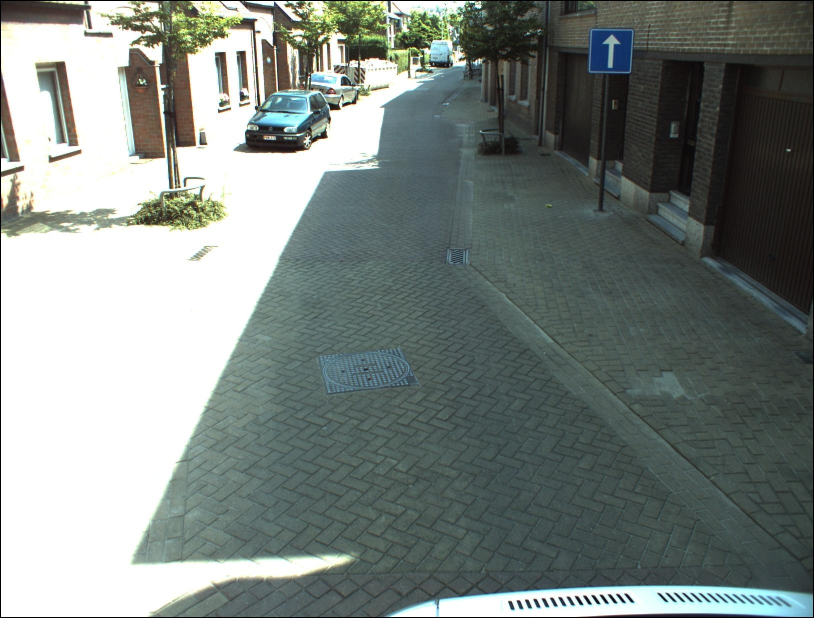
#> input picture datasets/split/train/00.001460.jpg, 1628 x 1236 px (shown at 1/2 size); its folder holds only this picture in this run
$ python -i detectText.py   (imports and definitions only)   (older library calls are emulated)
#> lines starting #> are read from the running program, lines starting #| are printed output that depends on the picture; after the words box and inside, x2 and y2 are one past the last pixel; in counts of white or black regions, pixels touching at a corner belong together
import numpy as np
from matplotlib import pyplot as plt
import cv2
from resizeImage import image_resize
from utils import list_ds, create_dir, save_pkl, get_window_gt
from joinSquare import compare_squares
from textValidation import validation_window
import operator

# [77 lines left out: functions plot_images, apply_morphology, delete_borders, high_pass, not called in this run]


def find_contours(imgray):
    ret, thresh = cv2.threshold(imgray, 0, 255, cv2.THRESH_OTSU)
    heir, contours, _ = cv2.findContours(thresh, cv2.RETR_EXTERNAL, cv2.CHAIN_APPROX_SIMPLE)
    return contours

def contour_detection(image_processed):

    blur = cv2.blur(image_processed, (5, 5), 0)
    contours = find_contours(blur)
    if contours:
        for cnt in contours:
            x,y,w,h = cv2.boundingRect(cnt)
            cv2.drawContours(image_processed, [cnt], -1, (255,255,255), thickness=cv2.FILLED)

    # Fem un filled dels contorns i ho passema  binary xk sigui una mascara
    ret, thresh = cv2.threshold(image_processed, 254,255,cv2.THRESH_BINARY)

    return thresh

# [31 lines left out: functions final_detection, draw_square, not called in this run]

def validate_results(pathGT, pathResults):
    validation_window(pathGT, pathResults)


# [137 lines left out: functions candidate_decision, detect_text_bbox, not called in this run]


>>> import cv2
>>> picture = cv2.imread('../datasets/split/train/00.001460.jpg', cv2.IMREAD_GRAYSCALE)
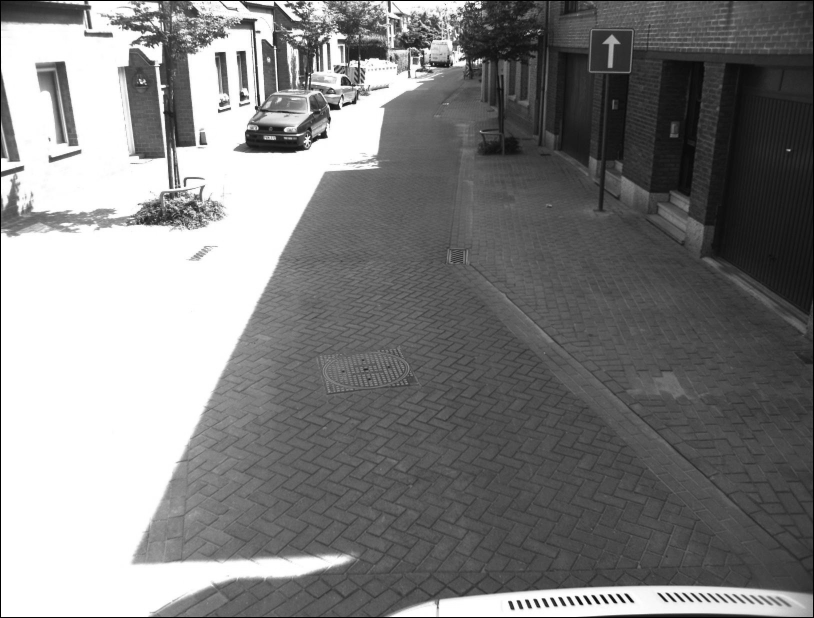
#> picture: shape (1236, 1628) (shown at 1/2 size); min 0, max 255, mean 129.1
>>> result = contour_detection(picture)
#> in find_contours, `ret, thresh = cv2.threshold(imgray, 0, 255, cv2.THRESH_OTSU)`:
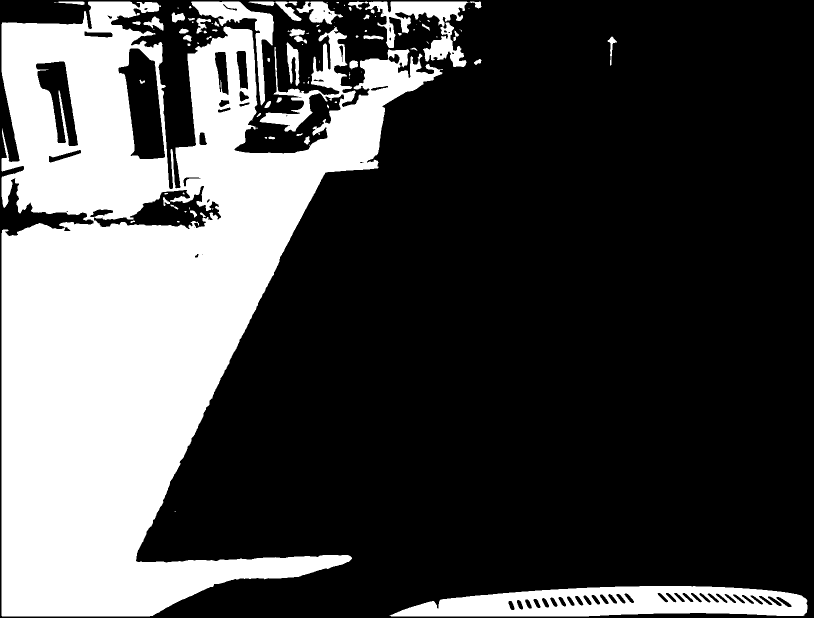
#> thresh: shape (1236, 1628) (shown at 1/2 size); 29.6% white; 99 white regions (49 under 20 px)
#> in find_contours, `ret, thresh = cv2.threshold(imgray, 0, 255, cv2.THRESH_OTSU)`: ret = 163
#> in find_contours, `heir, contours, _ = cv2.findContours(thresh, cv2.RETR_EXTERNAL, cv2.CH..`: contours = 87 contours, 49 with area under 20; largest, box (x1, y1, x2, y2) and area: (3, 3, 886, 1233) 563940, (779, 1172, 1615, 1233) 38180, (730, 3, 937, 134) 9008, (382, 3, 548, 211) 6592, (593, 3, 686, 49) 1972
#> the loop in contour_detection, `for cnt in contours:` made 87 passes
#> (x, y, w, h) on passes 1, 4, 5, 6, 7, 9, 10, 11, 13, 14, 15, 17: (779, 1172, 836, 61), (529, 274, 5, 4), (537, 273, 13, 6), (608, 272, 12, 17), (592, 267, 14, 5), (640, 247, 1, 1), (504, 241, 1, 1), (513, 226, 9, 8), (669, 203, 5, 3), (529, 202, 13, 14), (553, 195, 11, 10), (615, 162, 3, 6)
#> (cnt, x, y, w, h) on passes 2, 3, 8, 12, 16, 18: ([[349, 1023], [351, 1023]], 349, 1023, 3, 1), ([[618, 289], [618, 291]], 618, 289, 1, 3), ([[513, 255], [513, 257], [514, 257], [514, 255]], 513, 255, 2, 3), ([[654, 209], [654, 213], [657, 216], [657, 212]], 654, 209, 4, 8), ([[607, 164], [607, 166], [608, 166], [608, 164]], 607, 164, 2, 3), ([[699, 155], [698, 156], [699, 157]], 698, 155, 2, 3)
#> after the loop in contour_detection, `for cnt in contours:`:
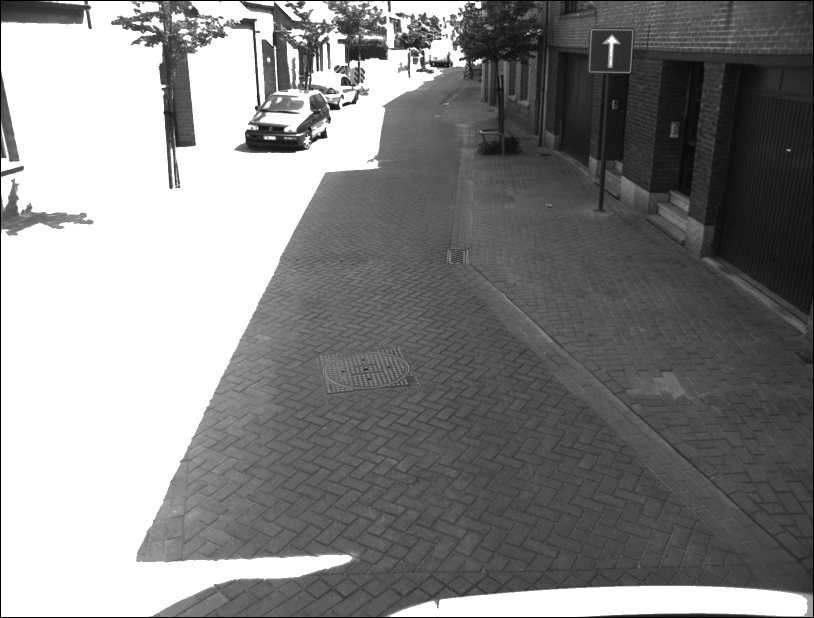
#> image_processed: shape (1236, 1628) (shown at 1/2 size); 10.36% of pixels changed, all inside (x1, y1, x2, y2) = (3, 3, 1615, 1233)
#> in contour_detection, `ret, thresh = cv2.threshold(image_processed, 254,255,cv2.THRESH_BINARY)`:
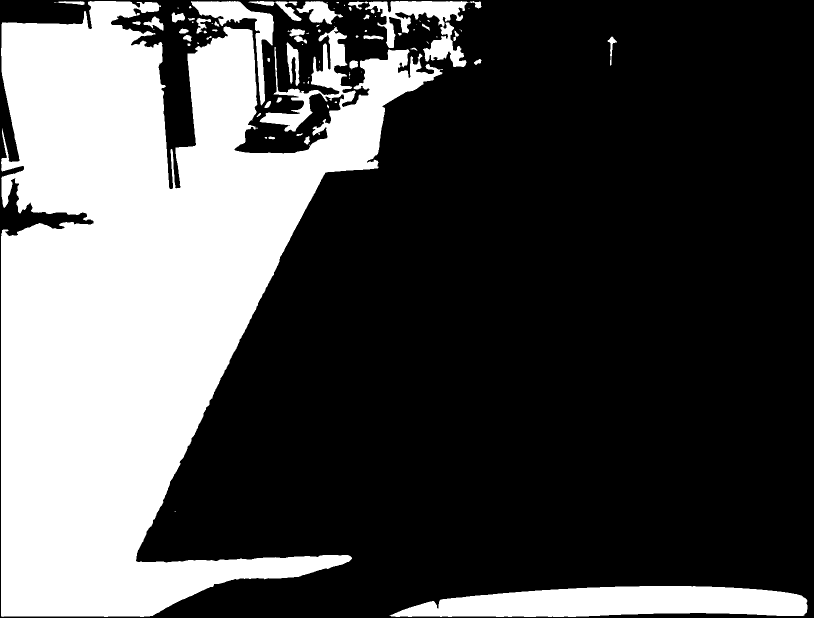
#> thresh: shape (1236, 1628) (shown at 1/2 size); 31.5% white; 89 white regions (45 under 20 px), largest, box (x1, y1, x2, y2) and area: (2, 2, 886, 1234) 569273, (779, 1172, 1615, 1234) 39161, (730, 2, 937, 134) 9745

$ run again, on datasets/split/train/00.001461.jpg
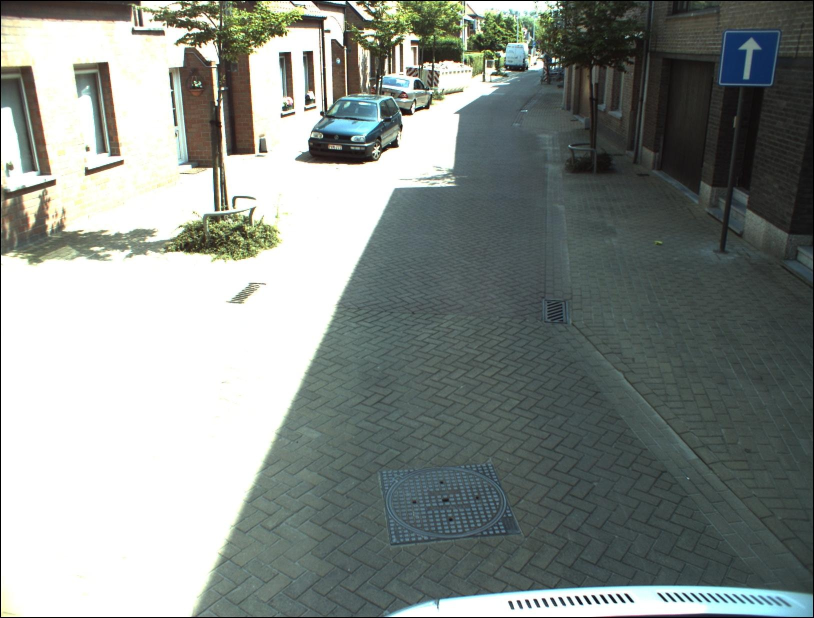
#> input picture datasets/split/train/00.001461.jpg, 1628 x 1236 px (shown at 1/2 size)
#> in find_contours, `ret, thresh = cv2.threshold(imgray, 0, 255, cv2.THRESH_OTSU)`:
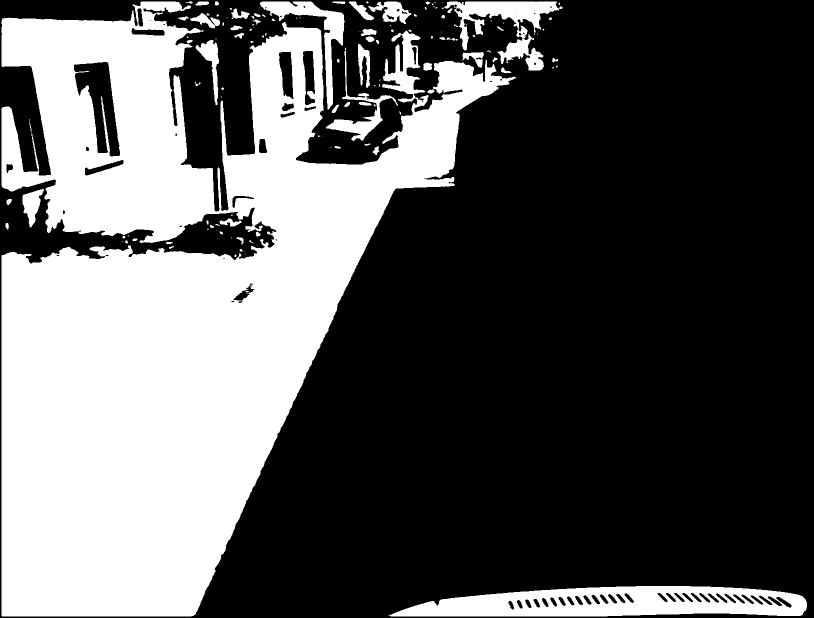
#> thresh: shape (1236, 1628) (shown at 1/2 size); 35.8% white; 142 white regions (75 under 20 px)
#> ret = 163
#> in find_contours, `heir, contours, _ = cv2.findContours(thresh, cv2.RETR_EXTERNAL, cv2.CH..`: contours = 140 contours, 88 with area under 20; largest, box (x1, y1, x2, y2) and area: (3, 3, 1032, 1233) 660233, (777, 1172, 1614, 1233) 38576, (888, 3, 1125, 141) 10288, (519, 3, 689, 219) 6492, (652, 101, 796, 282) 3386
#> the loop in contour_detection, `for cnt in contours:` made 140 passes
#> (x, y, w, h) on passes 1, 2, 4, 5, 6, 7, 8, 10: (777, 1172, 837, 61), (469, 509, 4, 5), (489, 502, 1, 1), (479, 498, 6, 5), (338, 492, 10, 6), (514, 490, 1, 1), (331, 484, 14, 4), (250, 481, 6, 6)
#> in contour_detection, `ret, thresh = cv2.threshold(image_processed, 254,255,cv2.THRESH_BINARY)`:
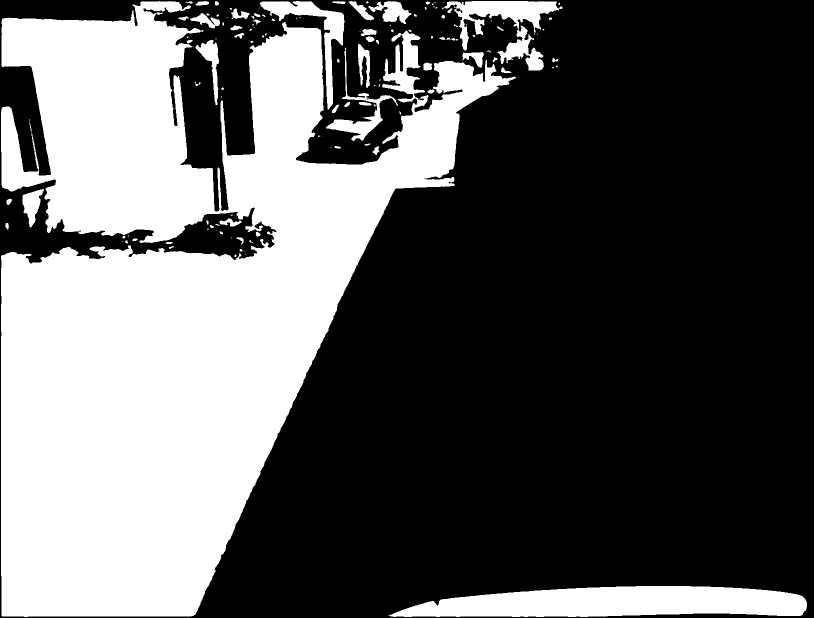
#> thresh: shape (1236, 1628) (shown at 1/2 size); 36.8% white; 143 white regions (76 under 20 px), largest, box (x1, y1, x2, y2) and area: (2, 2, 1032, 1234) 665901, (777, 1172, 1614, 1234) 39537, (888, 2, 1125, 141) 11124

$ run again, on datasets/split/train/00.001527.jpg
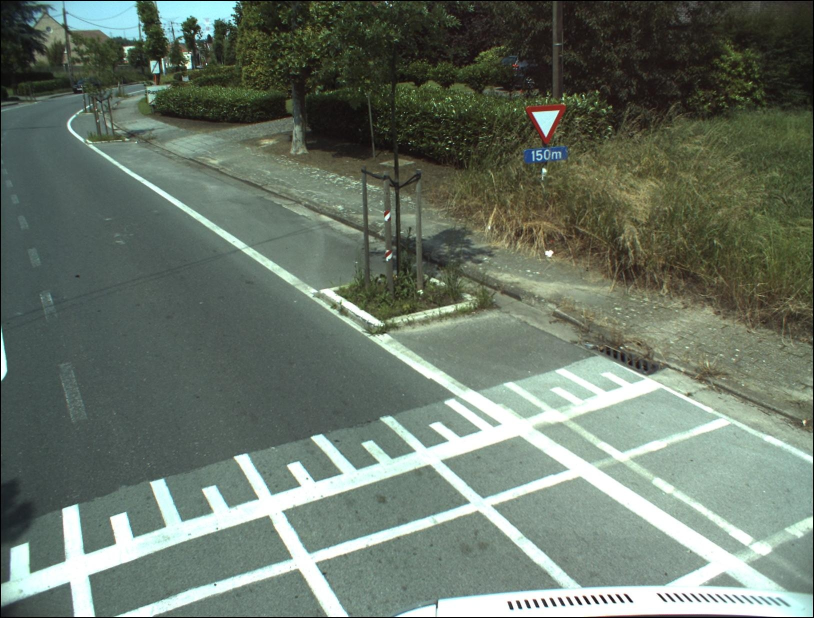
#> input picture datasets/split/train/00.001527.jpg, 1628 x 1236 px (shown at 1/2 size)
#> in find_contours, `ret, thresh = cv2.threshold(imgray, 0, 255, cv2.THRESH_OTSU)`:
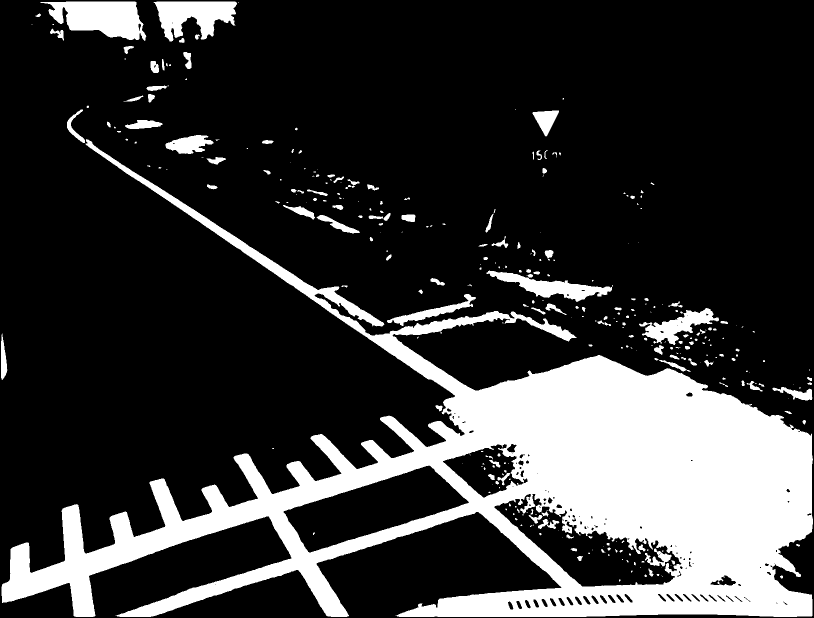
#> thresh: shape (1236, 1628) (shown at 1/2 size); 21.5% white; 329 white regions (179 under 20 px)
#> ret = 146
#> in find_contours, `heir, contours, _ = cv2.findContours(thresh, cv2.RETR_EXTERNAL, cv2.CH..`: contours = 251 contours, 151 with area under 20; largest, box (x1, y1, x2, y2) and area: (3, 278, 1626, 1234) 447876, (80, 3, 293, 82) 10318, (307, 3, 474, 83) 7799, (973, 541, 1226, 604) 5221, (1278, 616, 1438, 690) 4216
#> the loop in contour_detection, `for cnt in contours:` made 251 passes
#> (x, y, w, h) on passes 1, 2, 4: (1560, 1151, 6, 6), (1592, 1088, 8, 5), (1605, 840, 7, 9)
#> in contour_detection, `ret, thresh = cv2.threshold(image_processed, 254,255,cv2.THRESH_BINARY)`:
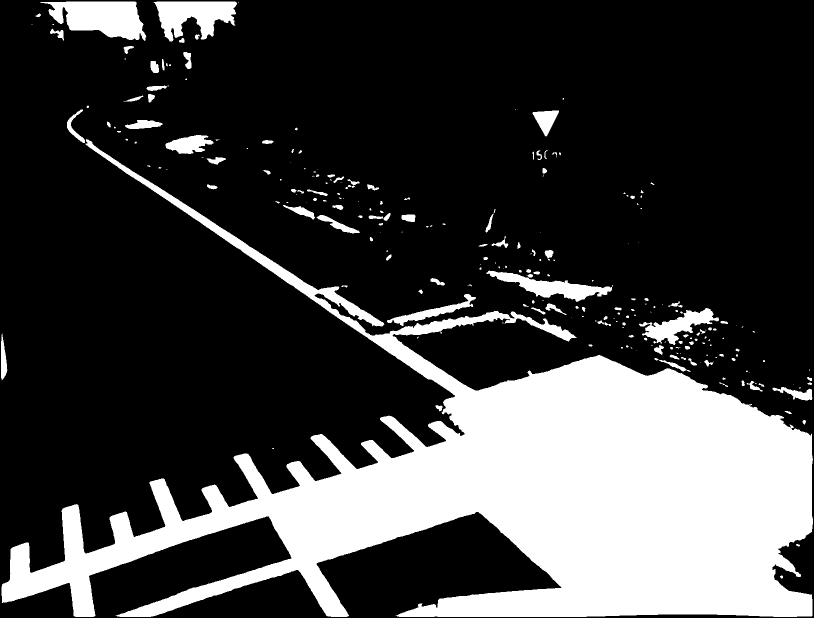
#> thresh: shape (1236, 1628) (shown at 1/2 size); 25% white; 251 white regions (124 under 20 px), largest, box (x1, y1, x2, y2) and area: (3, 278, 1626, 1234) 452827, (80, 3, 293, 82) 10617, (307, 3, 474, 83) 8088

$ run again, on datasets/split/train/00.001768.jpg
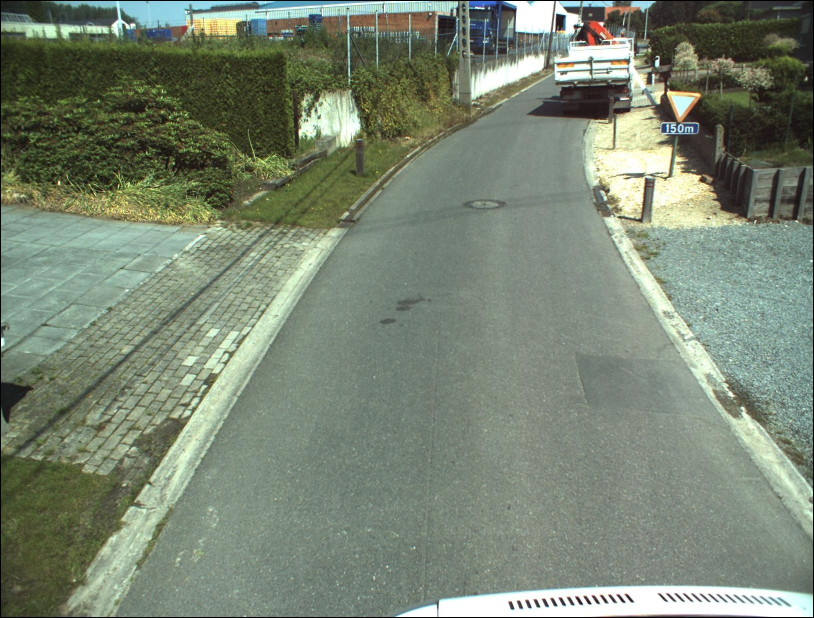
#> input picture datasets/split/train/00.001768.jpg, 1628 x 1236 px (shown at 1/2 size)
#> in find_contours, `ret, thresh = cv2.threshold(imgray, 0, 255, cv2.THRESH_OTSU)`:
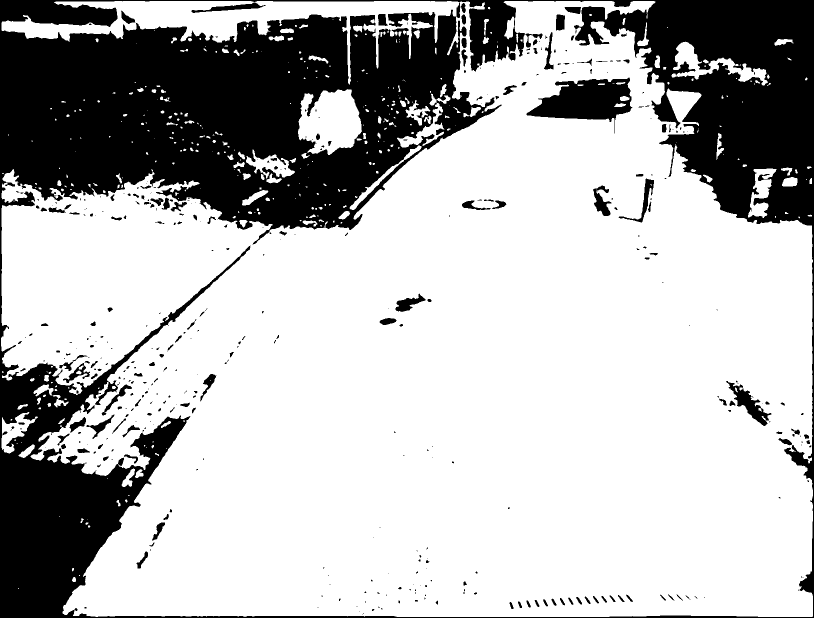
#> thresh: shape (1236, 1628) (shown at 1/2 size); 71.8% white; 412 black regions (244 under 20 px)
#> ret = 110
#> in find_contours, `heir, contours, _ = cv2.findContours(thresh, cv2.RETR_EXTERNAL, cv2.CH..`: contours = 387 contours, 274 with area under 20; largest, box (x1, y1, x2, y2) and area: (2, 2, 1626, 1234) 1428950, (596, 178, 724, 310) 11980, (1343, 83, 1536, 171) 4516, (1496, 337, 1553, 436) 2468, (3, 824, 76, 907) 2283
#> the loop in contour_detection, `for cnt in contours:` made 387 passes
#> (x, y, w, h) on passes 2, 4, 5: (144, 1154, 8, 10), (144, 1136, 4, 7), (176, 1051, 5, 4)
#> in contour_detection, `ret, thresh = cv2.threshold(image_processed, 254,255,cv2.THRESH_BINARY)`:
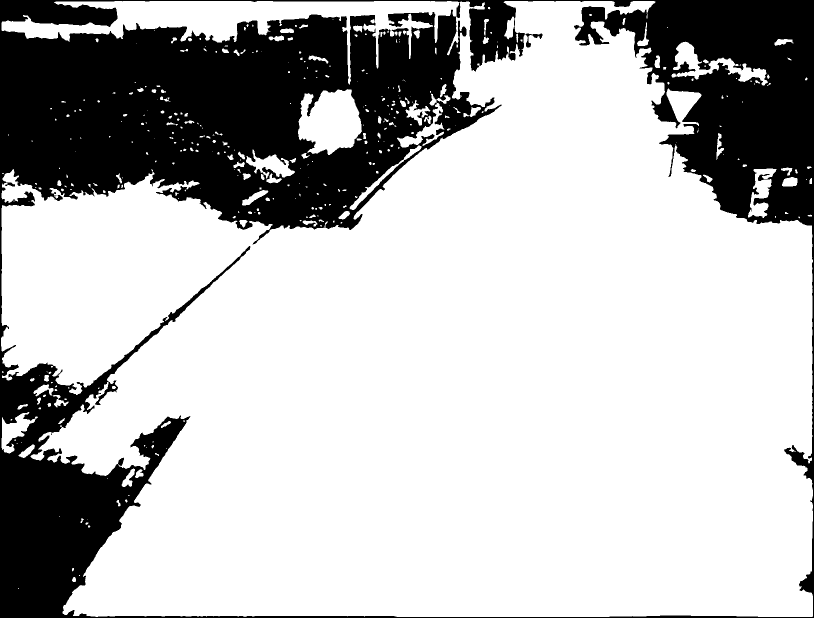
#> thresh: shape (1236, 1628) (shown at 1/2 size); 73.6% white; 1 black region, box (x1, y1, x2, y2) and area: (0, 0, 1628, 1236) 531201
